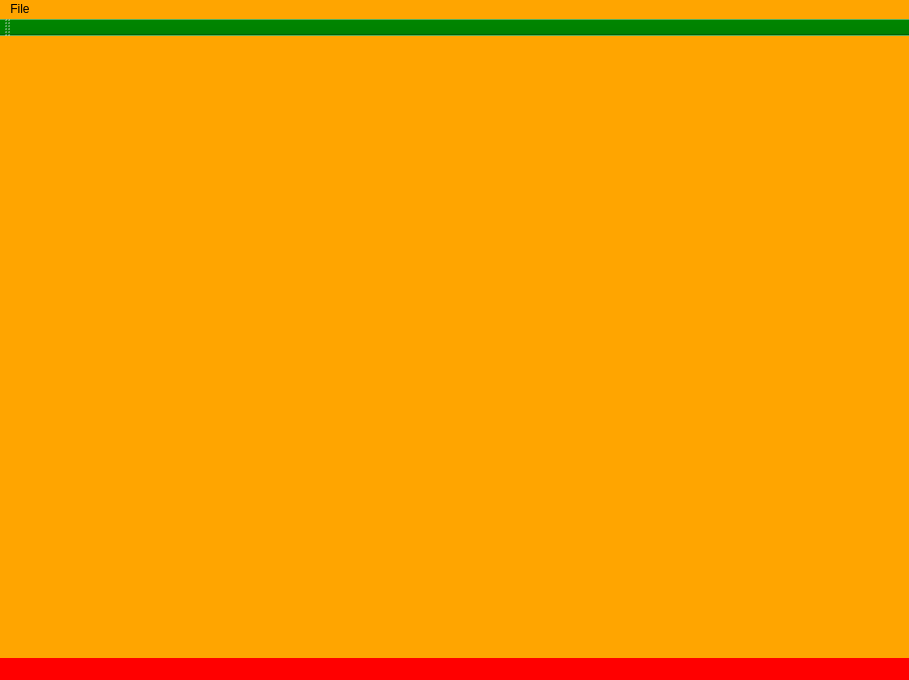
<?xml version="1.0" encoding="UTF-8"?>
<ui version="4.0">
 <class>MainWindow</class>
 <widget class="QMainWindow" name="MainWindow">
  <property name="geometry">
   <rect>
    <x>0</x>
    <y>0</y>
    <width>909</width>
    <height>680</height>
   </rect>
  </property>
  <property name="sizePolicy">
   <sizepolicy hsizetype="Ignored" vsizetype="Preferred">
    <horstretch>0</horstretch>
    <verstretch>0</verstretch>
   </sizepolicy>
  </property>
  <property name="windowTitle">
   <string>MainWindow</string>
  </property>
  <property name="styleSheet">
   <string notr="true">background-color: orange;</string>
  </property>
  <widget class="QWidget" name="centralWidget">
   <property name="sizePolicy">
    <sizepolicy hsizetype="Fixed" vsizetype="Preferred">
     <horstretch>0</horstretch>
     <verstretch>0</verstretch>
    </sizepolicy>
   </property>
   <layout class="QVBoxLayout" name="verticalLayout">
    <item>
     <widget class="QSplitterNode" name="splitter_root">
      <property name="sizePolicy">
       <sizepolicy hsizetype="Preferred" vsizetype="Preferred">
        <horstretch>0</horstretch>
        <verstretch>0</verstretch>
       </sizepolicy>
      </property>
      <property name="styleSheet">
       <string notr="true"/>
      </property>
      <property name="orientation">
       <enum>Qt::Horizontal</enum>
      </property>
     </widget>
    </item>
   </layout>
  </widget>
  <widget class="QMenuBar" name="menuBar">
   <property name="geometry">
    <rect>
     <x>0</x>
     <y>0</y>
     <width>909</width>
     <height>19</height>
    </rect>
   </property>
   <property name="styleSheet">
    <string notr="true"/>
   </property>
   <widget class="QMenu" name="menuFile">
    <property name="title">
     <string>File</string>
    </property>
    <addaction name="actionQuit"/>
   </widget>
   <addaction name="menuFile"/>
  </widget>
  <widget class="QToolBar" name="mainToolBar">
   <property name="styleSheet">
    <string notr="true">background-color: green;</string>
   </property>
   <attribute name="toolBarArea">
    <enum>TopToolBarArea</enum>
   </attribute>
   <attribute name="toolBarBreak">
    <bool>false</bool>
   </attribute>
  </widget>
  <widget class="QStatusBar" name="statusBar">
   <property name="styleSheet">
    <string notr="true">background-color: red;</string>
   </property>
  </widget>
  <action name="actionQuit">
   <property name="text">
    <string>Quit</string>
   </property>
   <property name="shortcut">
    <string>Ctrl+Q</string>
   </property>
  </action>
 </widget>
 <layoutdefault spacing="6" margin="11"/>
 <customwidgets>
  <customwidget>
   <class>QSplitterNode</class>
   <extends>QSplitter</extends>
   <header>QSplitterNode.h</header>
   <container>1</container>
  </customwidget>
 </customwidgets>
 <resources/>
 <connections/>
</ui>
